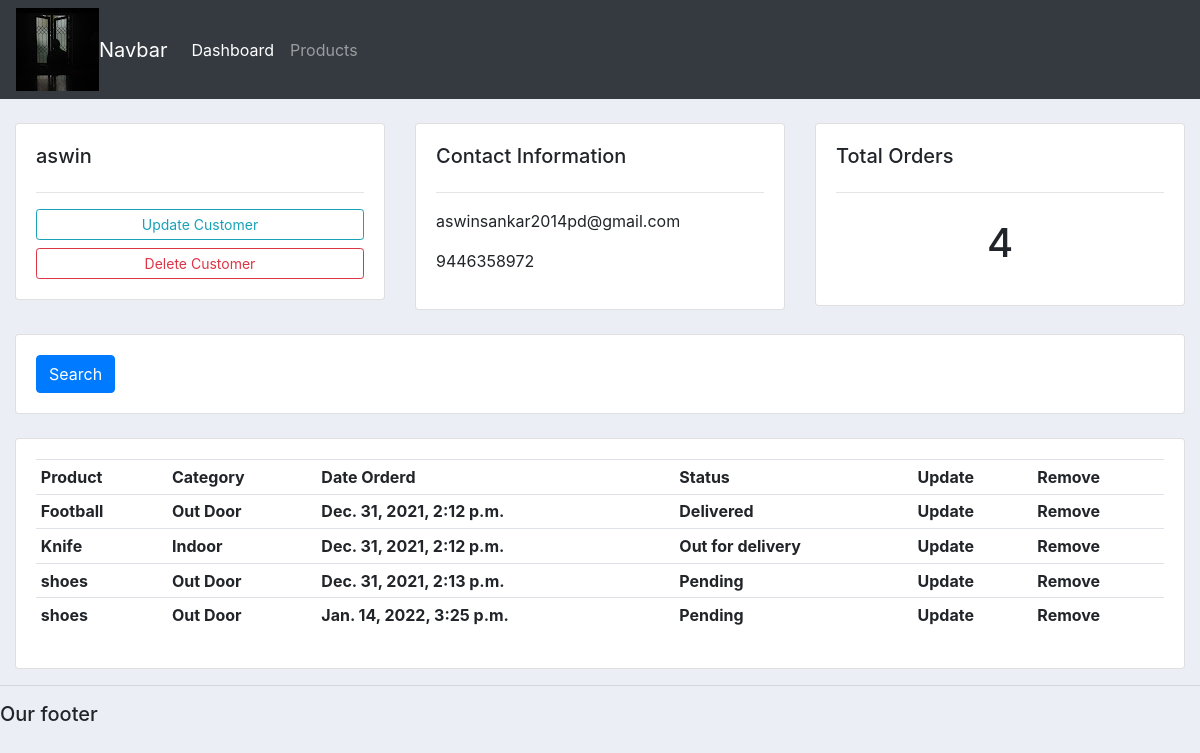
Before: /customer_profile/3 with the older database file.
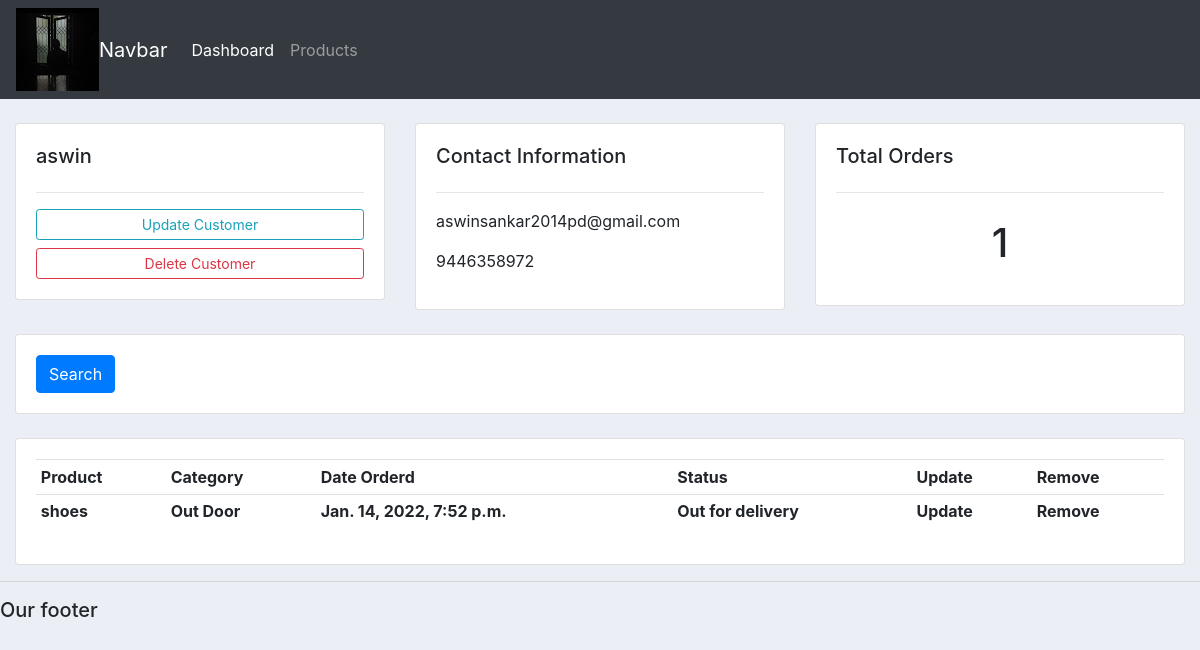
After: the same page with the newer database file.
### mainapp/models.py (models this page shows)
class Order(models.Model):
    STATUS=(
        ('Pending','Pending'),
        ('Out for delivery','Out for delivery'),
        ('Delivered','Delivered'),
    )
    customer = models.ForeignKey(Customer,on_delete=models.SET_NULL,null=True)
    product = models.ForeignKey(Product,on_delete=models.SET_NULL,null=True)
    data_created = models.DateTimeField(auto_now_add=True,null=True)
    status = models.CharField(max_length=200,null=True,choices=STATUS)

class Product(models.Model):
    CATEGORY=(
        ('Indoor', 'Indoor'),
        ('Out Door','Out door')
    )
    name = models.CharField(max_length=200,null=True)
    price = models.FloatField(null=True)
    category = models.CharField(max_length=200,null=True,choices=CATEGORY)
    description = models.CharField(max_length=200,null=True)
    data_created = models.DateTimeField(auto_now_add=True,null=True)
    tags = models.ManyToManyField(Tag)
    def __str__(self):
        return self.name

### mainapp/views.py (the view)
# urls.py: path('customer_profile/<str:pk_test>', views.customer, name='customer'),
def customer(request,pk_test):
    customer = Customer.objects.get(id=pk_test)
    order_count = customer.order_set.all().count()
    orders = customer.order_set.all()
    context = {"customer":customer,"order_count":order_count,"orders":orders}
    return render(request,'mainapp/customer.html',context)

### mainapp/templates/mainapp/customer.html
{%  extends 'mainapp/main.html' %}
{% block content %}
	<br>
<div class="row">
	<div class="col-md">
		<div class="card card-body">
			<h5>{{customer.name}}</h5>
			<hr>
			<a class="btn btn-outline-info  btn-sm btn-block" href="">Update Customer</a>
			<a class="btn btn-outline-danger  btn-sm btn-block" href="">Delete Customer</a>
		</div>
	</div>
	<div class="col-md">
		<div class="card card-body">
			<h5>Contact Information</h5>
			<hr>
			<p>{{customer.email}}</p>
			<p>{{customer.phone}}</p>
		</div>
	</div>
	<div class="col-md">
		<div class="card card-body">
			<h5>Total Orders</h5>
			<hr>
			<h1 style="text-align: center;padding: 10px">{{order_count}}</h1>
		</div>
	</div>
</div>
<br>
<div class="row">
	<div class="col">
		<div class="card card-body">
			<form method="get">
		    <button class="btn btn-primary" type="submit">Search</button>
		  </form>
		</div>
	</div>
</div>
<br>
<div class="row">
	<div class="col-md">
		<div class="card card-body">
			<table class="table table-sm">
				<tr>
					<th>Product</th>
					<th>Category</th>
					<th>Date Orderd</th>
					<th>Status</th>
					<th>Update</th>
					<th>Remove</th>
				</tr>
				{% for order in orders %}
				<tr>
					<th>{{order.product}}</th>
					<th>{{order.product.category}}</th>
					<th>{{order.data_created}}</th>
					<th>{{order.status}}</th>
					<th>Update</th>
					<th>Remove</th>
				</tr>
				{% endfor %}
			</table>
		</div>
	</div>
</div>
{% endblock %}

Changed rows visible on the page:
removed Order: product "Football", product.category "Out Door", data_created "Dec. 31, 2021, 2:12 p.m.", status "Delivered"
removed Order: product "Knife", product.category "Indoor", data_created "Dec. 31, 2021, 2:12 p.m.", status "Out for delivery"
removed Order: product "shoes", product.category "Out Door", data_created "Dec. 31, 2021, 2:13 p.m.", status "Pending"
removed Order: product "shoes", product.category "Out Door", data_created "Jan. 14, 2022, 3:25 p.m.", status "Pending"
added Order: product "shoes", product.category "Out Door", data_created "Jan. 14, 2022, 7:52 p.m.", status "Out for delivery"
Other visible differences:
{{ order_count }}: "4" → "1"
